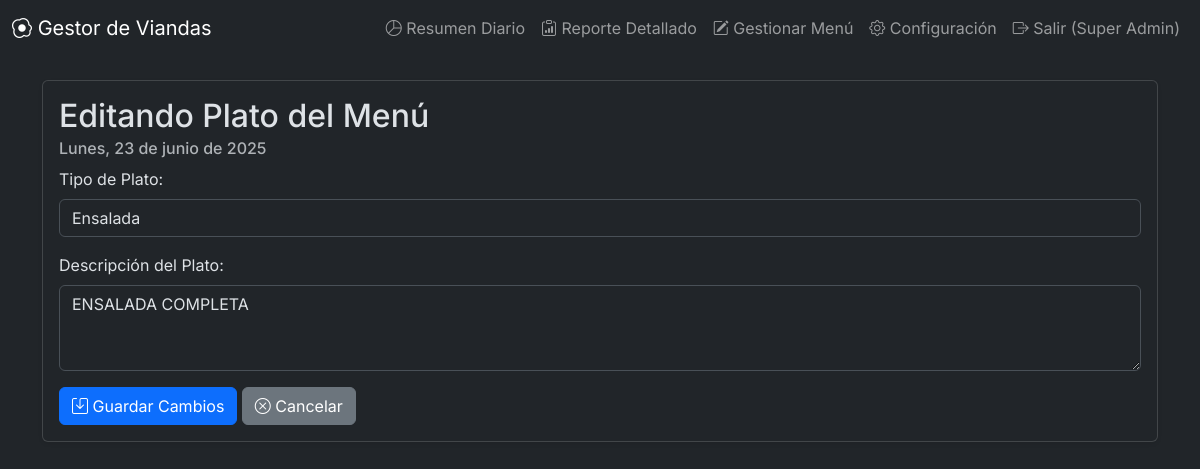
The app's page /admin/edit_menu_item/2 (signed in) with its own data.
### app.py (models this page shows, shortened)
class User(UserMixin, db.Model):
    id = db.Column(db.Integer, primary_key=True); name = db.Column(db.String(100), nullable=False); email = db.Column(db.String(100), unique=True, nullable=False); password_hash = db.Column(db.String(128)); sector = db.Column(db.String(50)); role = db.Column(db.String(20), default='empleado')
    @property
    def is_admin(self): return self.role == 'admin'

class Menu(db.Model):
    id = db.Column(db.Integer, primary_key=True); menu_date = db.Column(db.Date, nullable=False); menu_type = db.Column(db.String(50), nullable=False); description = db.Column(db.String(200), nullable=False)

### app.py (the view)
@app.route('/admin/edit_menu_item/<int:menu_id>', methods=['GET', 'POST'])
@login_required
def admin_edit_menu_item(menu_id):
    if not current_user.is_admin: return redirect(url_for('index'))
    menu_item = Menu.query.get_or_404(menu_id)
    if request.method == 'POST':
        menu_item.description = request.form.get('description'); menu_item.menu_type = request.form.get('menu_type'); db.session.commit()
        flash('El plato ha sido actualizado con éxito.'); return redirect(url_for('admin_manage_menu'))
    return render_template('admin_edit_menu_item.html', menu_item=menu_item)

### app.py (called while the page is built)
@app.template_filter('format_es')
def format_date_spanish(dt, format_type='full'):
    dias = {1: "Lunes", 2: "Martes", 3: "Miércoles", 4: "Jueves", 5: "Viernes", 6: "Sábado", 7: "Domingo"}
    meses = {1: "enero", 2: "febrero", 3: "marzo", 4: "abril", 5: "mayo", 6: "junio", 7: "julio", 8: "agosto", 9: "septiembre", 10: "octubre", 11: "noviembre", 12: "diciembre"}
    if format_type == 'full':
        return f"{dias[dt.isoweekday()]}, {dt.day} de {meses[dt.month]} de {dt.year}"
    elif format_type == 'abbr':
        return f"{dias[dt.isoweekday()][:3]} {dt.day}"
    elif format_type == 'day_only': # <-- NUEVA OPCIÓN AÑADIDA
        return dias[dt.isoweekday()]
    return dt.strftime('%Y-%m-%d')

@login_manager.user_loader
def load_user(user_id): return User.query.get(int(user_id))

### templates/admin_edit_menu_item.html
{% extends "layout.html" %}
{% block content %}
<div class="card shadow-sm">
    <div class="card-body">
        <h2 class="card-title">Editando Plato del Menú</h2>
        <h6 class="card-subtitle mb-2 text-muted">{{ menu_item.menu_date|format_es('full') }}</h6>
        <form method="POST">
            <div class="mb-3">
                <label for="menu_type" class="form-label">Tipo de Plato:</label>
                <input type="text" class="form-control" id="menu_type" name="menu_type" value="{{ menu_item.menu_type }}" required>
            </div>
            <div class="mb-3">
                <label for="description" class="form-label">Descripción del Plato:</label>
                <textarea class="form-control" id="description" name="description" rows="3" required>{{ menu_item.description }}</textarea>
            </div>
            <button type="submit" class="btn btn-primary"><i class="bi bi-save"></i> Guardar Cambios</button>
            <a href="{{ url_for('admin_manage_menu') }}" class="btn btn-secondary"><i class="bi bi-x-circle"></i> Cancelar</a>
        </form>
    </div>
</div>
{% endblock %}

### templates/layout.html (shortened to what this page needs)
<!doctype html>
<html lang="es" data-bs-theme="dark">
<head>
    <link href="https://cdn.jsdelivr.net/npm/bootstrap@5.3.3/dist/css/bootstrap.min.css" rel="stylesheet">
    <link rel="stylesheet" href="https://cdn.jsdelivr.net/npm/bootstrap-icons@1.11.3/font/bootstrap-icons.min.css">
    <link rel="stylesheet" href="{{ url_for('static', filename='style.css') }}">
</head>
<body>
    <nav class="navbar navbar-expand-lg navbar-dark bg-dark mb-4">
        <div class="container-fluid">
            <a class="navbar-brand" href="{{ url_for('login') }}"><i class="bi bi-egg-fried"></i> Gestor de Viandas</a>
            <div class="d-flex">
                <div class="navbar-nav">
                    {% if current_user.is_authenticated %}
                        {% if current_user.role == 'admin' %}
                            <a class="nav-link" href="{{ url_for('admin_summary') }}"><i class="bi bi-pie-chart"></i> Resumen Diario</a>
                            <a class="nav-link" href="{{ url_for('admin_dashboard') }}"><i class="bi bi-clipboard-data"></i> Reporte Detallado</a>
                            <a class="nav-link" href="{{ url_for('admin_manage_menu') }}"><i class="bi bi-pencil-square"></i> Gestionar Menú</a>
                            <a class="nav-link" href="{{ url_for('admin_settings') }}"><i class="bi bi-gear"></i> Configuración</a>
                        {% elif current_user.role == 'encargado' %}
                             <a class="nav-link" href="{{ url_for('manager_dashboard') }}"><i class="bi bi-list-check"></i> Cargar Viandas</a>
                             <a class="nav-link" href="{{ url_for('manager_personnel') }}"><i class="bi bi-people"></i> Gestionar Personal</a>
                        {% else %}
                             <a class="nav-link active" href="{{ url_for('index') }}">Mis Pedidos</a>
                        {% endif %}
                        <a class="nav-link" href="{{ url_for('logout') }}"><i class="bi bi-box-arrow-right"></i> Salir ({{ current_user.name }})</a>
                    {% endif %}
                </div>
            </div>
        </div>
    </nav>
    <main class="container mt-4">
        {% block content %}{% endblock %}
    </main>
</body>
</html>

### static/style.css (style rules this page uses)
body { font-family: 'Inter', sans-serif; }

### records on screen
User: name "Super Admin"
Menu: menu_date "Lunes, 23 de junio de 2025", menu_type "Ensalada", description "ENSALADA COMPLETA"
